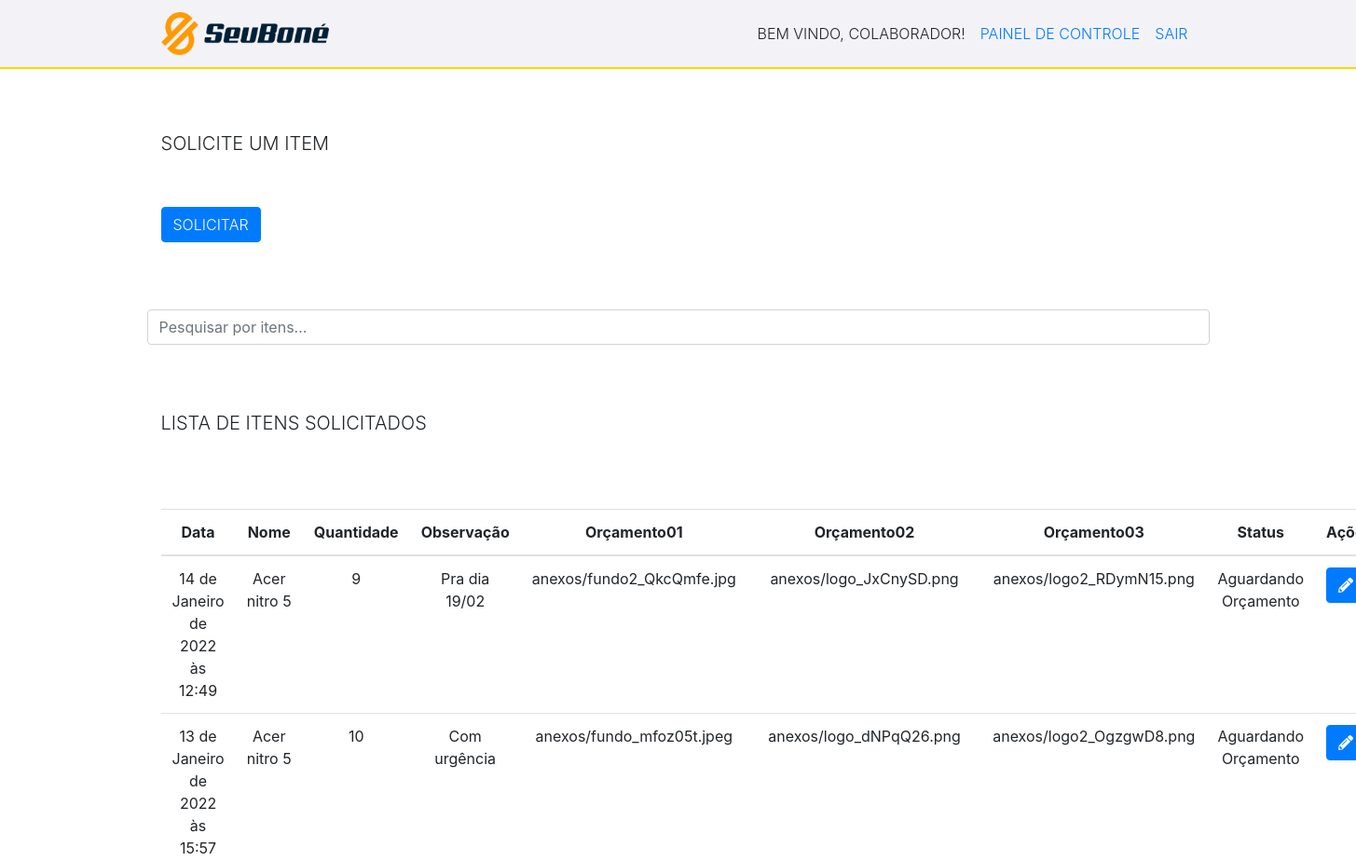
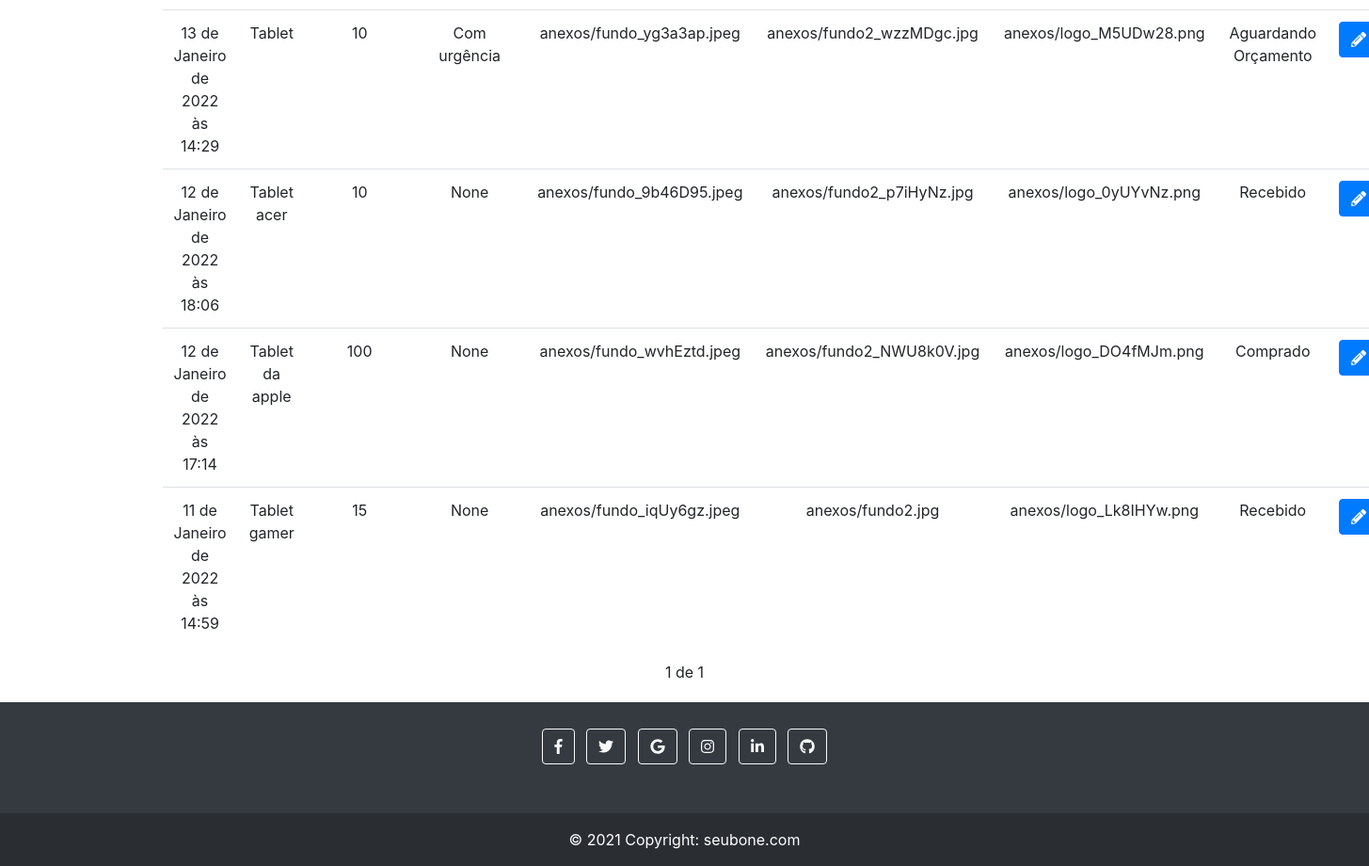
The app's page / (signed in) with its own data (2 pictures, top to bottom).
### tasks/models.py (models this page shows, shortened)
class Task(models.Model):
    STATUS = (
        ('Comprado', 'Comprado'),
        ('Aguardando Orçamento', 'Aguardando Orçamento'),
        ('Recebido', 'Recebido'),
    )
    nomeItem = models.CharField(max_length=255)
    quantidade = models.IntegerField(blank=True, null=True)
    observação = models.CharField(max_length=255, null=True)
    orçamento01 = models.FileField(upload_to='anexos/', null=True) #onde o upload irá ficar tem que ser definido no Media_Root (settigns.py do projeto todo) (quando o site tiver no servidor deve se especificar uma outra pasta)
    orçamento02 = models.FileField(upload_to='anexos/', null=True)
    orçamento03 = models.FileField(upload_to='anexos/', null=True)
    status = models.CharField(
        max_length=21, #aqui precisa ficar o nmr máximo de caracteres que o status terá (ou seja colocamos o nmr máximo da maior palavra)
        choices=STATUS,
    )
    user = models.ForeignKey(get_user_model(), on_delete=models.CASCADE) #aqui será armazenado o id do usuário então iremos filtrar as solicitações de cada usuário para que cada usuário veja somente as suas.
    created_at = models.DateTimeField(auto_now_add=True)
    updated_at =models.DateTimeField(auto_now=True)

### tasks/views.py (the view)
# urls.py: path('', views.taskList, name='task-list'),
@login_required #Esse comando serve para proteger as urls, ou seja só acessa se estiver logado e autentidado
def taskList(request):
    tasks_list = Task.objects.all().order_by('-created_at').filter(user=request.user) #pegando todos os objects do banco, ordenando do mais novo para o mais antigo
    paginator = Paginator(tasks_list, 10)
    page = request.GET.get('page')
    tasks = paginator.get_page(page)
    return render(request, 'tasks/list.html', {'tasks': tasks}) #renderizando para um arquivo externo dentro da pasta templates, tasks

### tasks/templates/tasks/list.html (shortened to what this page needs)
{% extends 'base.html' %}
{% block content %}
<br>
<br>
<div class="container titulo" >
    <h5 class="text-uppercase font-weight-light text-monospace">Solicite um item</h5>
</div>
<br>
<br>
            <div class="container" >
                <a href="newtask/" >
                        <button type="button" class="btn btn-primary botao text-uppercase font-weight-light text-monospace">Solicitar</button>
                </a>
                <br>
                <br>
                <br>
                <br>
            </div>
            <div class="col-12 container ajustePesquisar" >
                <input class="form-control container" id="myInput" type="text" placeholder="Pesquisar por itens..." >
             </div>
             <br>
    <br>
    <br>
    <div class="container" >
        <h5 class="text-uppercase font-weight-light text-monospace">Lista de itens solicitados</h5>
    </div>
    <br>
    <br>
    <br>
    <div class="container" >
    <div class="tabela">
        <table class="table">
            <thead>
            <tr>
                <th style="text-align: center;" >Data</th>
                <th style="text-align: center;" >Nome</th>
                <th style="text-align: center;" >Quantidade</th>
                <th style="text-align: center;" >Observação</th>
                <th style="text-align: center;" >Orçamento01</th>
                <th style="text-align: center;" >Orçamento02</th>
                <th style="text-align: center;" >Orçamento03</th>
                <th style="text-align: center;" >Status</th>
                <th style="text-align: center;" >Ações</th>
            </tr>
            </thead>
            <tbody id="myTable" class="alinhar">
            {% for task in tasks %}
            <tr>
                <td style="text-align: center;" >{{task.created_at}}</td>
                <td style="text-align: center;" >{{task.nomeItem}}</td>
                <td style="text-align: center;" >{{task.quantidade}}</td>
                <td style="text-align: center;" >{{task.observação}}</td>
                <td style="text-align: center;" >{{task.orçamento01}}</td>
                <td style="text-align: center;" >{{task.orçamento02}}</td>
                <td style="text-align: center;" >{{task.orçamento03}}</td>
                <td style="text-align: center;" >{{task.status}}</a></td>
                <td>
                    <a href="edit/{{task.id}}" ><button type="button" class="btn btn-primary"><i class="fas fa-pencil-alt"></i></button></a>
                </td>
            </tr>
            {% endfor %}
            </tbody>
        </table>
        <div class="pagination" >
            <span class="step-links" >
                <span class="current" >
                    {{ tasks.number }} de {{ tasks.paginator.num_pages }}
                </span>
            </span>
        </div>
        </div>
    </div>
{% endblock %}

### tasks/templates/base.html (shortened to what this page needs)
{% load static %}
<!DOCTYPE html>
<html lang="en">
<head>
	<link rel="stylesheet" href="https://maxcdn.bootstrapcdn.com/bootstrap/4.0.0/css/bootstrap.min.css">
    <link rel="stylesheet" href="{% static 'css/styles.css' %}">
</head>
<body>
    <nav class="navbar navbar-expand-lg" id="menu">
        <div class="container">
                <a class="navbar-brand" href="">
                    <img src="../static/img/sb2.png" href="/" width="180"  alt="Logo">
                </a>
                <div class="add">
                    <div class="collapse navbar-collapse menu" id="navbarTogglerDemo03">
                        <ul class="navbar-nav mr-auto mt-2 mt-lg-0 ">
                            {% if user.is_authenticated %}
                            <li class="nav-item active">
                                <a class="nav-link text-uppercase font-weight-light text-monospace">Bem vindo, colaborador!</span></a>
                            </li>
                            <li class="nav-item">
                                <a class="nav-link text-uppercase font-weight-light text-monospace" href="http://127.0.0.1:8000/admin/">Painel de controle</a>
                            </li>
                            {% if user.is_authenticated %}
                              <li class="nav-item">
                                  <a class="nav-link text-uppercase font-weight-light text-monospace" href="/accounts/logout">Sair</a>
                              </li>
                            {% endif %}
                            {% else %}
                            <li class="nav-item">
                                <a class="nav-link" href="/accounts/login">Entrar</a>
                            </li>
                            {% endif %}
                        </ul>
                    </div>
                </div>
        </div>
    </nav>
    {% block content %}
    {% endblock %}
       <footer class="bg-dark text-center text-white">
        <div class="container p-4 pb-0">
          <section class="mb-4">
            <a class="btn btn-outline-light btn-floating m-1" href="#!" role="button"
              ><i class="fab fa-facebook-f"></i
            ></a>
            <a class="btn btn-outline-light btn-floating m-1" href="#!" role="button"
              ><i class="fab fa-twitter"></i
            ></a>
            <a class="btn btn-outline-light btn-floating m-1" href="#!" role="button"
              ><i class="fab fa-google"></i
            ></a>
            <a class="btn btn-outline-light btn-floating m-1" href="#!" role="button"
              ><i class="fab fa-instagram"></i
            ></a>
            <a class="btn btn-outline-light btn-floating m-1" href="#!" role="button"
              ><i class="fab fa-linkedin-in"></i
            ></a>
            <a class="btn btn-outline-light btn-floating m-1" href="#!" role="button"
              ><i class="fab fa-github"></i
            ></a>
          </section>
        </div>
        <div class="text-center p-3" style="background-color: rgba(0, 0, 0, 0.2);">
          © 2021 Copyright:
          <a class="text-white" href="https://seubone.com/">seubone.com</a>
        </div>
      </footer>
    <link href="https://maxcdn.bootstrapcdn.com/bootstrap/4.0.0/css/bootstrap.min.css" rel="stylesheet"/>
</body>
</html>

### tasks/templates/base.html (style rules this page uses)
.navbar { border-bottom: 1px solid #333; margin-bottom: 20px; }
.navbar-nav { margin: auto; }
.navbar-brand { font-weight: bold; }
#menu { background-color: #f3f3f7; border-bottom: 2px solid #FFD700; }
html, body { background-color: #F8F8FF; }

### tasks/templates/tasks/list.html (style rules this page uses)
.pagination { margin-bottom: 20px; }
.step-links { position: relative; margin-left: auto; margin-right: auto; }
.step-links .current { margin-left: 5px; margin-right: 5px; }

### records on screen
Task: created_at "14 de Janeiro de 2022 às 12:49", nomeItem "Acer nitro 5", quantidade "9", observação "Pra dia 19/02", orçamento01 "anexos/fundo2_QkcQmfe.jpg", orçamento02 "anexos/logo_JxCnySD.png", orçamento03 "anexos/logo2_RDymN15.png", status "Aguardando Orçamento"
Task: created_at "13 de Janeiro de 2022 às 15:57", nomeItem "Acer nitro 5", quantidade "10", observação "Com urgência", orçamento01 "anexos/fundo_mfoz05t.jpeg", orçamento02 "anexos/logo_dNPqQ26.png", orçamento03 "anexos/logo2_OgzgwD8.png", status "Aguardando Orçamento"
Task: created_at "13 de Janeiro de 2022 às 14:29", nomeItem "Tablet", quantidade "10", observação "Com urgência", orçamento01 "anexos/fundo_yg3a3ap.jpeg", orçamento02 "anexos/fundo2_wzzMDgc.jpg", orçamento03 "anexos/logo_M5UDw28.png", status "Aguardando Orçamento"
Task: created_at "12 de Janeiro de 2022 às 18:06", nomeItem "Tablet acer", quantidade "10", observação "None", orçamento01 "anexos/fundo_9b46D95.jpeg", orçamento02 "anexos/fundo2_p7iHyNz.jpg", orçamento03 "anexos/logo_0yUYvNz.png", status "Recebido"
Task: created_at "12 de Janeiro de 2022 às 17:14", nomeItem "Tablet da apple", quantidade "100", observação "None", orçamento01 "anexos/fundo_wvhEztd.jpeg", orçamento02 "anexos/fundo2_NWU8k0V.jpg", orçamento03 "anexos/logo_DO4fMJm.png", status "Comprado"
Task: created_at "11 de Janeiro de 2022 às 14:59", nomeItem "Tablet gamer", quantidade "15", observação "None", orçamento01 "anexos/fundo_iqUy6gz.jpeg", orçamento02 "anexos/fundo2.jpg", orçamento03 "anexos/logo_Lk8IHYw.png", status "Recebido"

### other values on screen
{{ tasks.number }} "1"
{{ tasks.paginator.num_pages }} "1"
